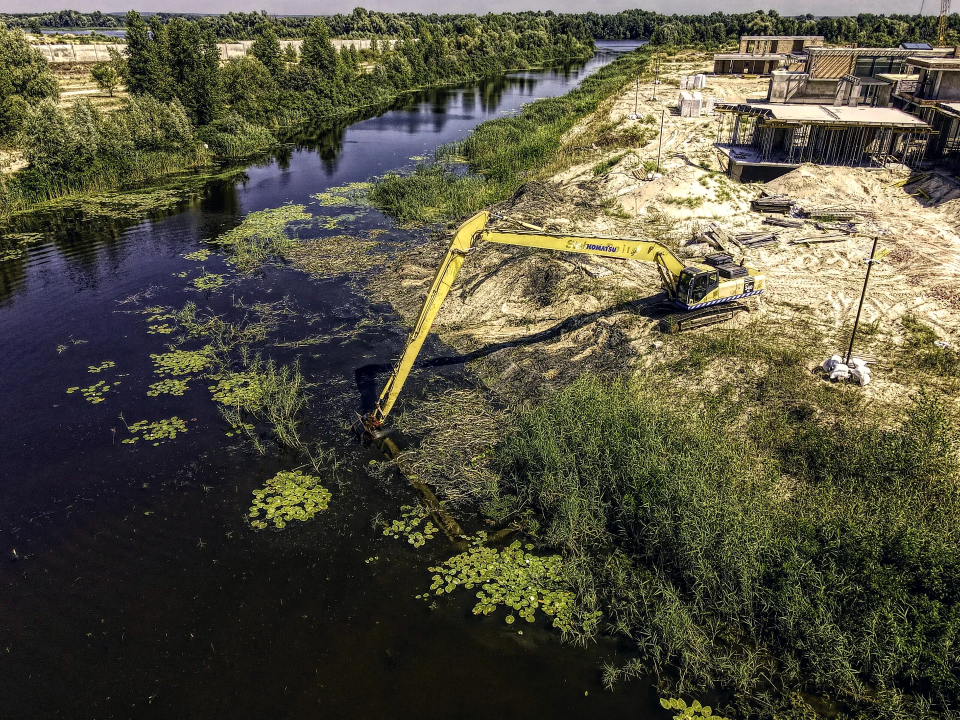
#> input picture assets/img/aerial-longreach-xl.webp, 1920 x 1440 px, given in place of _8246027_0_202285121852_photo_original.jpg-adjust-scaled.jpg, which was not available (shown at 1/2 size)
$ python build_images.py ../assets/img/aerial-longreach-xl.webp
#> lines starting #> are read from the running program, lines starting #| are printed output that depends on the picture; pictures that were not available may be replaced by others from this repository, and a replacement may not be noted
#> in main, im is the input picture: PIL image 1920x1440 RGB; mean R, G, B 83.7, 81, 63.1
#!/usr/bin/env python3
"""Fetch the original photos from the old owt.com.ua media library, apply the
site's colour grade and export responsive WebP files into assets/img/.

Only needed when adding/replacing photos — the generated WebPs are committed.

    python3 tools/build_images.py            # build everything missing
    python3 tools/build_images.py --force    # rebuild all

Requires Pillow (pip install pillow). Originals are cached in tools/.cache/.
"""
import os, sys, pathlib, urllib.request
from PIL import Image, ImageOps, ImageEnhance, ImageFilter

ROOT = pathlib.Path(__file__).resolve().parent.parent
OUT = ROOT / 'assets' / 'img'
CACHE = ROOT / 'tools' / '.cache'
BASE = 'https://www.owt.com.ua/wp-content/uploads/'
FORCE = '--force' in sys.argv

# slug -> (path under wp-content/uploads, role)
# role: hero -> xl(1920)+lg(1400)+md(800) ; gal -> lg+md ; small -> md only (never upscaled)
IMAGES = {
    'hero-island': ('2024/04/photo_1080295646_dji_222_jpg_8246027_0_202285121852_photo_original.jpg-adjust-scaled.jpg', 'hero'),
    'marina-aerial-1': ('2023/02/dji_fly_20220902_093602_229_1662100966932_photo-scaled.jpg', 'hero'),
    'marina-aerial-2': ('2023/02/dji_fly_20220902_093614_230_1662100964213_photo-scaled.jpg', 'gal'),
    'marina-aerial-3': ('2023/02/dji_fly_20220902_093534_227_1662100973145_photo-scaled.jpg', 'gal'),
    'marina-pier-1': ('2023/02/dji_fly_20220902_093728_235_1662100949380_photo-scaled.jpg', 'hero'),
    'marina-pier-2': ('2023/02/dji_fly_20220902_093734_236_1662100946700_photo-scaled.jpg', 'gal'),
    'marina-pier-3': ('2023/02/dji_fly_20220902_093746_237_1662100943483_photo-scaled.jpg', 'gal'),
    'island-estate': ('2024/04/photo_6554321_dji_721_jpg_5189202_0_202198145826_photo_original-adjust-scaled.jpg', 'hero'),
    'estate-terraces': ('2024/04/photo_6553897_dji_297_jpg_6162308_0_2021310115632_photo_original-adjust-scaled.jpg', 'hero'),
    'peninsula-village': ('2024/04/photo_6554504_dji_904_jpg_5438409_0_20211029132934_photo_original-adjust-scaled.jpg', 'gal'),
    'aerial-canal': ('2024/04/photo_1080295499_dji_75_jpg_7650545_0_20211225104028_photo_original.jpg-adjust-scaled.jpg', 'gal'),
    'aerial-longreach': ('2024/04/photo_6554188_dji_588_jpg_7407407_0_202181612232_photo_original-adjust-scaled.jpg', 'hero'),
    'aerial-seawall-estate': ('2024/04/photo_6554317_dji_717_jpg_5184366_0_202198145732_photo_original-adjust-scaled.jpg', 'gal'),
    'aerial-pontoon-float': ('2023/02/photo_1080295633_dji_209_jpg_9496869_0_2022722103654_photo_original.jpg-adjust-scaled.jpg', 'gal'),
    'concrete-pontoons-aerial': ('2024/04/photo_1080295644_dji_220_jpg_7525190_0_202285121832_photo_original.jpg-adjust-scaled.jpg', 'gal'),
    'aerial-pond-house': ('2023/02/photo_1080295634_dji_210_jpg_7959280_0_20228512162_photo_original-scaled.jpg', 'gal'),
    'aerial-shoreline-river': ('2024/04/dji_fly_20230815_150850_417_1692101526874_photo-adjust-scaled.jpg', 'hero'),
    'aerial-pond-oval': ('2024/04/81822716d95fbe318ff3ebb94cd740bb-adjust-scaled.jpg', 'gal'),
    'deck-sunset': ('2023/02/img_1229-adjust-scaled.jpg', 'hero'),
    'deck-riverside': ('2024/04/img_9235-adjust.jpg', 'gal'),
    'gabion-shore': ('2024/04/img_9728-adjust-scaled.jpg', 'hero'),
    'concrete-seawall': ('2024/04/img_9113-adjust.jpg', 'gal'),
    'riprap-excavator': ('2024/04/img_8439-adjust.jpg', 'gal'),
    'deck-lounge': ('2023/02/img_4560-adjust.jpg', 'gal'),
    'pier-small': ('2023/02/img_3964-adjust.jpg', 'gal'),
    'deck-willow': ('2023/02/img_0930-adjust.jpg', 'gal'),
    'boardwalk-marina': ('2023/02/img_1023-adjust.jpg', 'gal'),
    'aluminium-gangway': ('2023/02/img_1021.jpg', 'gal'),
    'gangway-2': ('2023/02/img_0466.jpg', 'gal'),
    'concrete-pontoon-build': ('2023/02/img_0472.jpg', 'gal'),
    'concrete-pontoon-build-2': ('2023/02/img_0474.jpg', 'gal'),
    'concrete-pontoon-build-3': ('2023/02/img_0475.jpg', 'gal'),
    'boat-lift-1': ('2026/05/img_1733.jpg', 'gal'),
    'boat-lift-red': ('2026/05/img_1871-e1779444487847.png', 'gal'),
    'boat-lift-2': ('2023/02/img_8869.jpg', 'gal'),
    'boat-lift-3': ('2026/05/img_8870.jpg', 'gal'),
    'boat-lift-4': ('2023/02/img_1734.jpg', 'gal'),
    'yacht-garden': ('2026/05/img_4490.jpg', 'hero'),
    'marina-gates': ('2026/05/img_4489.jpg', 'gal'),
    'concrete-pier-1': ('2023/02/img_8256-scaled.jpg', 'gal'),
    'concrete-pier-2': ('2023/02/img_8712-scaled.jpg', 'gal'),
    'concrete-pier-3': ('2023/02/img_8714-scaled.jpg', 'gal'),
    'concrete-pier-4': ('2023/02/img_8717-scaled.jpg', 'gal'),
    'concrete-pier-5': ('2023/02/img_8718-scaled.jpg', 'gal'),
    'boathouse-glass': ('2026/05/iutl5926.jpg', 'gal'),
    'komatsu-seawall': ('2024/04/img_2310-adjust.jpg', 'hero'),
    'longreach-marsh': ('2024/04/img_3364-adjust-scaled.jpg', 'gal'),
    'longreach-dredge-1': ('2024/04/img_4642-adjust.jpg', 'gal'),
    'longreach-dredge-2': ('2024/04/img_6219-adjust.jpg', 'gal'),
    'excavator-lilies': ('2024/04/img_6502-adjust.jpg', 'gal'),
    'longreach-pond': ('2024/04/img_7316-adjust.jpg', 'gal'),
    'longreach-pond-2': ('2024/04/img_7970-adjust.jpg', 'gal'),
    'jcb-1': ('2023/02/dsc_1021-scaled.webp', 'gal'),
    'jcb-2': ('2023/02/dsc_1029-scaled.webp', 'gal'),
    'jcb-3': ('2023/02/dsc_1046-scaled.webp', 'gal'),
    'amphibious-excavator': ('2023/02/im-1-2.jpg', 'small'),
    'dredger-float': ('2023/02/im-13-2.jpg', 'small'),
    'dredger-pipe': ('2023/02/im-14-1.jpg', 'small'),
    'kraz': ('2023/02/im-4-3.jpg', 'small'),
    'cat-dozer': ('2023/02/im-2-3.jpg', 'small'),
    'jcb-longreach-yard': ('2023/02/im-10.jpg', 'small'),
    'jcb-yard-2': ('2023/02/im-11.jpg', 'small'),
    'hitachi-longreach': ('2023/02/im-1.jpg', 'small'),
    'komatsu-pontoon': ('2023/02/im-1.png', 'small'),
    'mini-dredger': ('2023/02/im-3-3.jpg', 'small'),
    'jetski-dock': ('2023/02/1626697921728451-adjust.jpg', 'gal'),
    'sh-house-reflection': ('2023/02/im-18-1.jpg', 'small'),
    'sh-mansion-reflection': ('2023/02/im-19-1.jpg', 'small'),
    'sh-wood-sheetpile': ('2023/02/im-20-1.jpg', 'small'),
    'sh-wood-sheetpile-2': ('2023/02/im-21-1.jpg', 'small'),
    'sh-round-terrace': ('2023/02/im-2-6.jpg', 'small'),
    'sh-castle-gabion': ('2023/02/im-2-7.jpg', 'small'),
    'sh-gabion-beach': ('2023/02/im-3-7.jpg', 'small'),
    'sh-promenade-sea': ('2023/02/im-4-4.jpg', 'small'),
    'sh-pavers-pond': ('2023/02/im-4-6.jpg', 'small'),
    'sh-gabion-path': ('2023/02/im-5-6.jpg', 'small'),
    'sh-gabion-steps': ('2023/02/im-6-5.jpg', 'small'),
    'sh-bridge': ('2023/02/im-6-6.jpg', 'small'),
    'sh-concrete-piles': ('2023/02/im-7-3.jpg', 'small'),
    'sh-sunset-concrete': ('2023/02/im-8-3.jpg', 'small'),
    'sh-log-house': ('2023/02/im-8-4.jpg', 'small'),
    'sh-bridge-2': ('2023/02/im-8-6.jpg', 'small'),
    'sh-concrete-edge': ('2023/02/im-9-3.jpg', 'small'),
    'sh-wood-pier': ('2023/02/im-10-4.jpg', 'small'),
    'sh-wood-deck': ('2023/02/im-11-4.jpg', 'small'),
    'sh-wood-pier-2': ('2023/02/im-12-4.jpg', 'small'),
    'sh-sand-wood-edge': ('2023/02/im-24.jpg', 'small'),
    'sh-sheetpile-sunset': ('2023/02/im-22.jpg', 'small'),
    'sh-sunset-lake': ('2023/02/im-16-2.jpg', 'small'),
    'sh-concrete-houses': ('2023/02/im-14-2.jpg', 'small'),
    'sh-beach-wood': ('2023/02/im-3-6.jpg', 'small'),
    'pt-deck-gazebo': ('2023/02/im-1-11.jpg', 'small'),
    'pt-boat-pontoon': ('2023/02/im-3-9.jpg', 'small'),
    'pt-marina-city': ('2023/02/im-4-9.jpg', 'small'),
    'pt-walkway-sunset': ('2023/02/im-6-7.jpg', 'small'),
    'pt-boat-sunset': ('2023/02/im-7-7.jpg', 'small'),
    'pt-city-boats': ('2023/02/im-10-8.jpg', 'small'),
    'pt-wood-deck': ('2023/02/im-14-7.jpg', 'small'),
    'pt-pier-sand': ('2023/02/im-15-6.jpg', 'small'),
    'pt-wood-deck-2': ('2023/02/im-7-9.jpg', 'small'),
    'pt-wood-pier': ('2023/02/im-8-9.jpg', 'small'),
    'pt-jetski': ('2023/02/im-3-10.jpg', 'small'),
    'pt-boat-regal': ('2023/02/im-5-8.jpg', 'small'),
    'tree-1': ('2025/04/dsc_0984-scaled.jpg', 'hero'),
    'tree-2': ('2025/04/dsc_0962-scaled.jpg', 'gal'),
    'tree-3': ('2025/04/dsc_0963-scaled.jpg', 'gal'),
    'tree-4': ('2025/04/dsc_0966-scaled.jpg', 'gal'),
    'tree-5': ('2025/04/dsc_0969-scaled.jpg', 'gal'),
    'tree-6': ('2025/04/dsc_0971-scaled.jpg', 'gal'),
    'tree-7': ('2025/04/dsc_0975-scaled.jpg', 'gal'),
    'tree-8': ('2025/04/dsc_0986-scaled.jpg', 'gal'),
    'tree-9': ('2025/04/dsc_0989-scaled.jpg', 'gal'),
    'tree-10': ('2025/04/dsc_0992-scaled.jpg', 'gal'),
    'tree-11': ('2025/04/dsc_0994-scaled.jpg', 'gal'),
    'tree-12': ('2025/04/dsc_0981-scaled.jpg', 'gal'),
    'tree-13': ('2025/04/dsc_0959-scaled.jpg', 'gal'),
    'tree-14': ('2025/04/photo_2025-03-06_14-35-14.jpg', 'gal'),
    'tree-15': ('2025/04/photo_24_2025-03-06_22-02-07-2.jpg', 'gal'),
    'tree-16': ('2025/04/photo_5_2025-03-06_22-02-07-2.jpg', 'gal'),
    'tree-17': ('2025/04/photo_9_2025-03-06_22-02-07-2.jpg', 'gal'),
    'tree-18': ('2025/04/photo_17_2025-03-06_22-02-07-2.jpg', 'gal'),
    'tree-19': ('2025/04/photo_19_2025-03-06_22-02-07-2.jpg', 'gal'),
    'tree-20': ('2025/04/dsc_0990-scaled.jpg', 'gal'),
    'float-1': ('2025/05/photo_2025-05-19_12-02-25.jpg', 'hero'),
    'float-2': ('2025/05/photo_2025-05-19_12-02-27.jpg', 'gal'),
    'float-3': ('2025/05/photo_2025-05-19_12-02-29.jpg', 'gal'),
    'float-4': ('2025/05/photo_2025-05-19_12-02-30.jpg', 'gal'),
    'float-5': ('2025/05/photo_2025-05-19_12-02-32.jpg', 'gal'),
    'float-6': ('2025/05/photo_2025-05-19_12-02-34.jpg', 'gal'),
    'float-7': ('2025/05/photo_2025-05-19_12-02-35.jpg', 'gal'),
    'demo-1': ('2023/02/im-1-12.jpg', 'small'),
    'demo-2': ('2023/02/im-6-10.jpg', 'small'),
    'demo-3': ('2023/02/im-8-10.jpg', 'small'),
    'demo-4': ('2023/02/im-5-11.jpg', 'small'),
}
SIZES = {'hero': [('xl', 1920), ('lg', 1400), ('md', 800)],
         'gal':  [('lg', 1400), ('md', 800)],
         'small': [('md', 800)]}

def curve(shadow_shift, high_shift):
    return [max(0, min(255, int(round(i + shadow_shift * (1 - i / 255) + high_shift * (i / 255))))) for i in range(256)]

def grade(im):
    """Subtle teal-shadow / sand-highlight grade so phone and drone shots read as one set."""
    im = ImageEnhance.Contrast(im).enhance(1.10)
    im = ImageEnhance.Color(im).enhance(0.92)
    r, g, b = im.split()
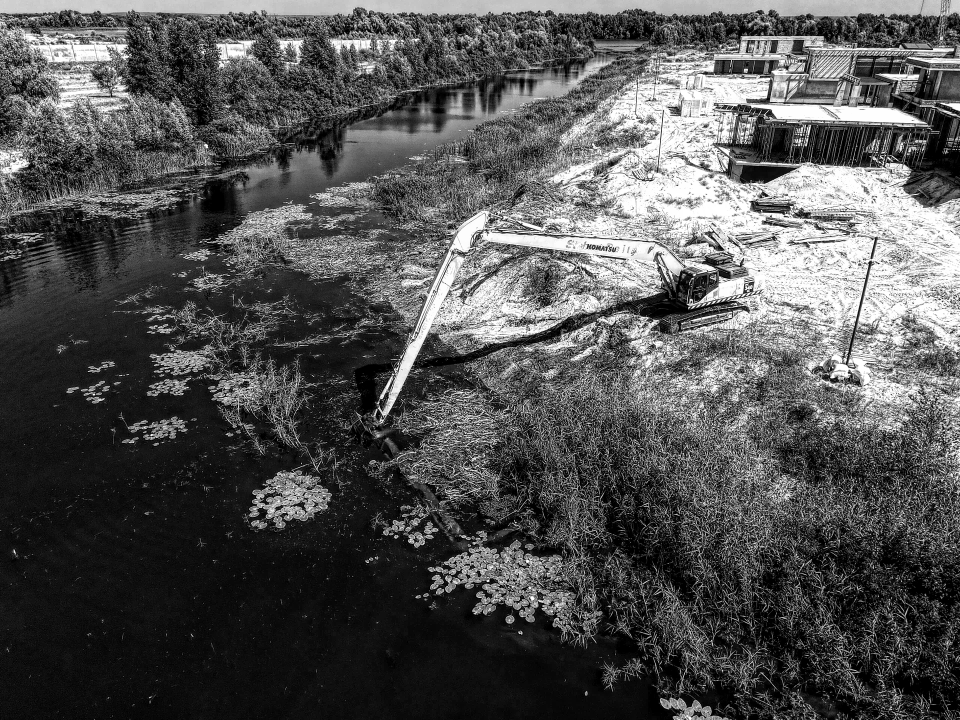
#> r: PIL image 1920x1440 L (shown at 1/2 size); min 0, max 255, mean 82.5
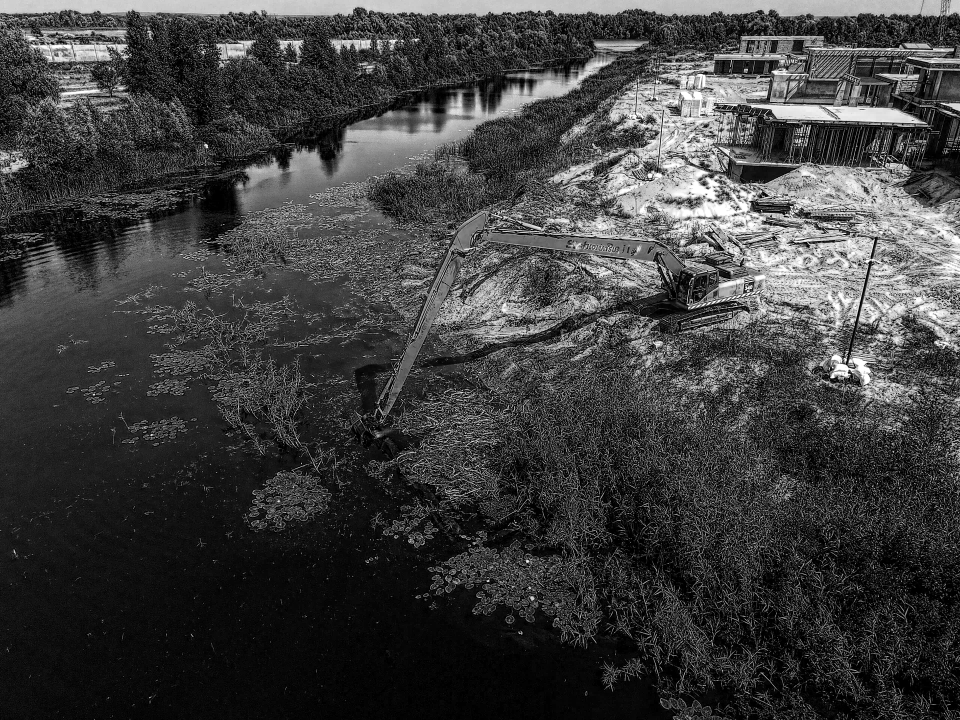
#> b: PIL image 1920x1440 L (shown at 1/2 size); min 0, max 255, mean 62.7
    return Image.merge('RGB', (r.point(curve(-6, +6)), g.point(curve(-2, +1)), b.point(curve(+8, -8))))

def fetch(rel):
    dst = CACHE / rel.replace('/', '__')
    if not dst.exists():
        CACHE.mkdir(parents=True, exist_ok=True)
        print('  fetching', rel)
        urllib.request.urlretrieve(BASE + rel, dst)
    return dst

def main():
    OUT.mkdir(parents=True, exist_ok=True)
    for slug, (rel, role) in IMAGES.items():
        targets = [(OUT / f'{slug}-{tag}.webp', maxw) for tag, maxw in SIZES[role]]
        if not FORCE and all(t.exists() for t, _ in targets):
            continue
        im = ImageOps.exif_transpose(Image.open(fetch(rel))).convert('RGB')
        im = grade(im)
        W, H = im.size
#> W = 1920; H = 1440
        for out, maxw in targets:
            im2 = im.resize((maxw, int(H * maxw / W)), Image.LANCZOS) if W > maxw else im
            im2 = im2.filter(ImageFilter.UnsharpMask(radius=1, percent=45, threshold=3))
            im2.save(out, 'WEBP', quality=76 if out.name.endswith('-md.webp') else 80, method=6)
#> this loop made 3 passes
#> pass 2, in main, `im2 = im.resize((maxw, int(H * maxw / W)), Image.LANCZOS) if W > maxw ..`:
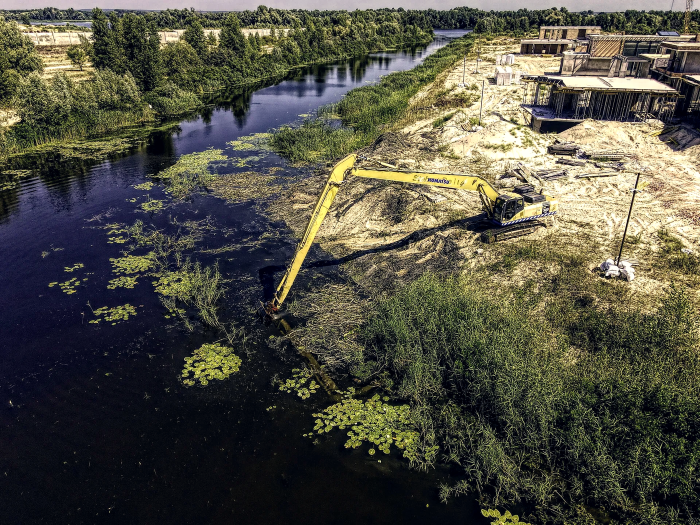
#> im2: PIL image 1400x1050 RGB (shown at 1/2 size); mean R, G, B 80.7, 79.3, 66.9
#> pass 3, in main, `im2 = im.resize((maxw, int(H * maxw / W)), Image.LANCZOS) if W > maxw ..`:
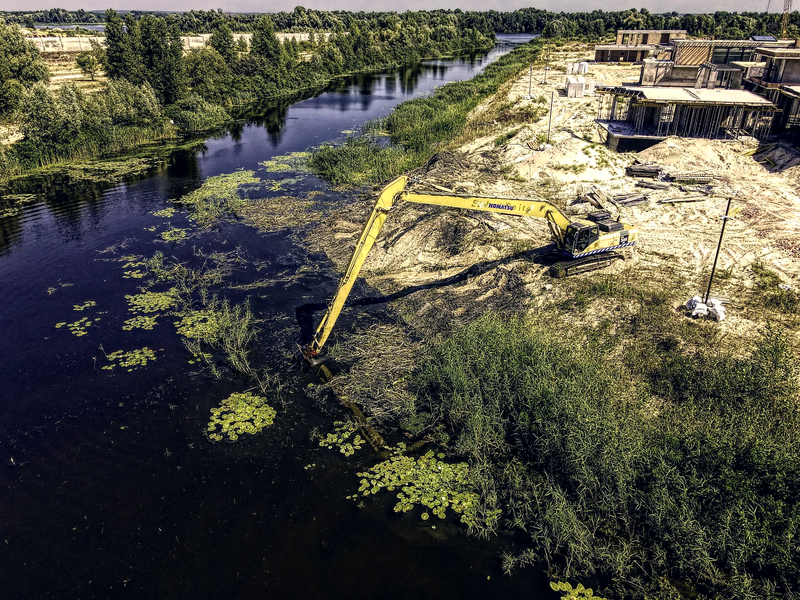
#> im2: PIL image 800x600 RGB; mean R, G, B 80.7, 79.2, 66.8
        print('built', slug)
#> pass 2 of the loop in main, `for slug, (rel, role) in IMAGES.items():`:
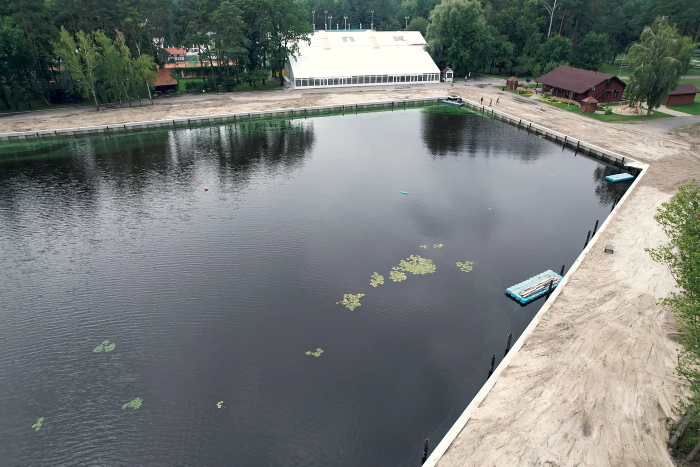
#> input picture assets/img/aerial-pond-house-lg.webp, 1400 x 933 px, given in place of dji_fly_20220902_093602_229_1662100966932_photo-scaled.jpg, which was not available (shown at 1/2 size)
#> in main, im is the input picture: PIL image 1400x933 RGB; mean R, G, B 117.7, 122.2, 119.9
#> r: PIL image 1400x933 L
#> g: PIL image 1400x933 L
#> in grade (call 2), `r, g, b = im.split()`:
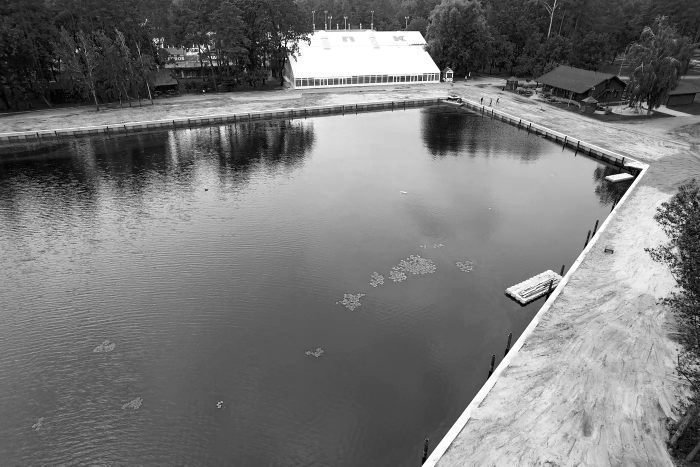
#> b: PIL image 1400x933 L (shown at 1/2 size); min 0, max 255, mean 119
#> the loop in main, `for out, maxw in targets:` made 3 passes
#> pass 3, in main, `im2 = im.resize((maxw, int(H * maxw / W)), Image.LANCZOS) if W > maxw ..`:
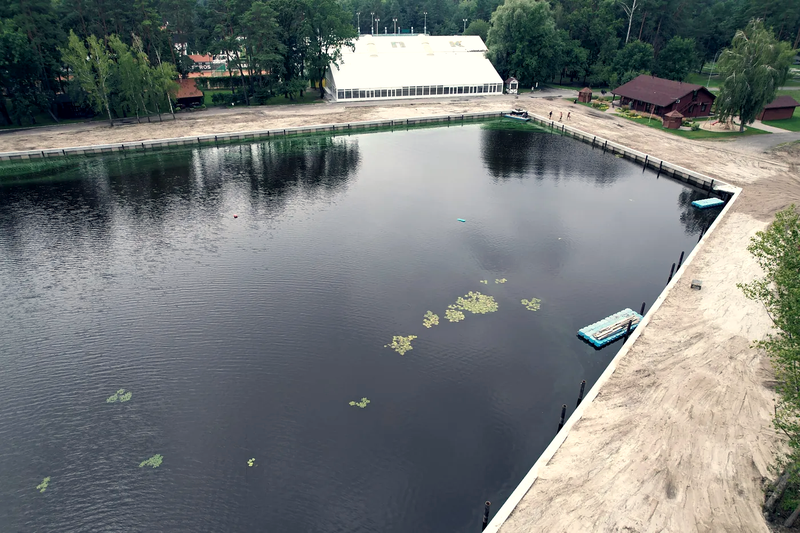
#> im2: PIL image 800x533 RGB; mean R, G, B 115.9, 120.4, 119.5

if __name__ == '__main__':
#> (the run stopped early here; a loop or call above may not have finished)
